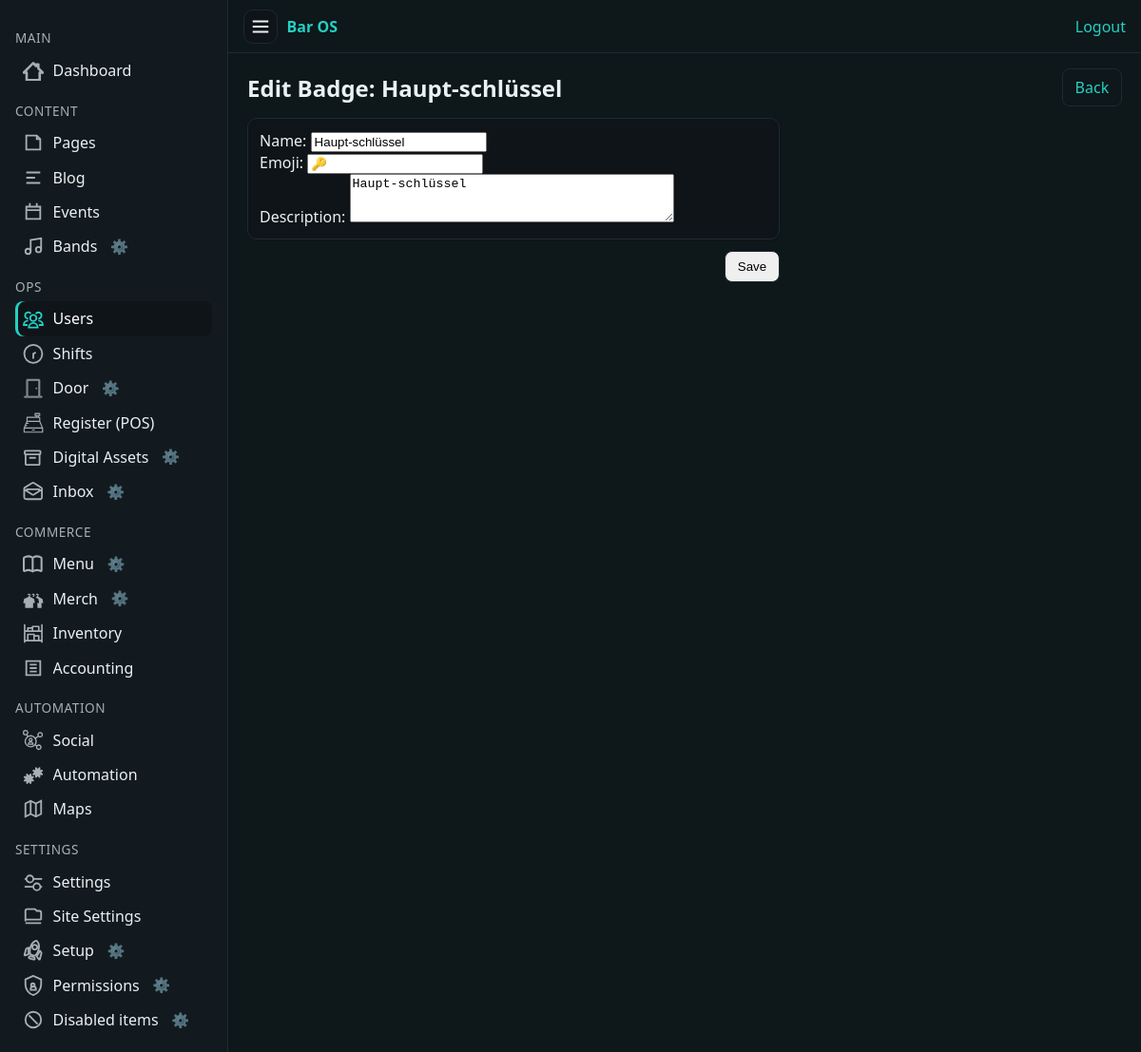
Screenshot of /cms/users/badges/1/edit/ (signed in) with the database file from the repository.
### app/users/models.py (models this page shows, shortened)
class BadgeDefinition(models.Model):
    name = models.CharField(max_length=100, unique=True)
    emoji = models.CharField(max_length=8, blank=True, help_text=_("Optional short emoji label (e.g. '🍺')"))
    description = models.CharField(max_length=255, blank=True)
    class Meta:
        ordering = ["name"]

### app/users/views.py (the view)
# urls.py: path("badges/<int:pk>/edit/", views.badges_edit, name="badges_edit"),
@login_required
@user_passes_test(staff_or_super)
def badges_edit(request, pk):
    badge = get_object_or_404(BadgeDefinition, pk=pk)
    if request.method == "POST":
        form = BadgeDefinitionForm(request.POST, instance=badge)
        if form.is_valid():
            form.save()
            messages.success(request, "Badge updated.")
            return redirect("users:badges_list")
    else:
        form = BadgeDefinitionForm(instance=badge)
    return render(request, "users/badges_form.html", {"form": form, "title": f"Edit Badge: {badge.name}"})

### app/users/forms.py
class BadgeDefinitionForm(forms.ModelForm):
    class Meta:
        model = BadgeDefinition
        fields = ["name", "emoji", "description"]
        widgets = {
            "description": forms.Textarea(attrs={"rows": 3})
        }

### app/comms/services/audience.py (called while the page is built)
def user_membership_ids(user):
    badge_ids = set()
    try:
        profile = user.profile
        badge_ids = set(profile.badges.values_list("id", flat=True))
    except Exception:
        pass
    group_ids = set(user.groups.values_list("id", flat=True))
    return badge_ids, group_ids

def visible_threads_qs(user, base_qs=None):
    if base_qs is None:
        base_qs = MessageThread.objects.all()
    badge_ids, group_ids = user_membership_ids(user)
    cond = Q(audiences__user=user)
    if badge_ids:
        cond |= Q(audiences__badge_id__in=badge_ids)
    if group_ids:
        cond |= Q(audiences__group_id__in=group_ids)
    qs = base_qs.filter(cond).distinct()
    return qs

### app/core/context_processors.py (called while the page is built)
def sitecfg(request):
    return {"sitecfg": get_config()}

### app/core/encryption.py (called while the page is built)
    def from_db_value(self, value, expression, connection):  # noqa: D401
        if value in self.empty_values:
            return value
        try:
            return super().from_db_value(value, expression, connection)
        except Exception:  # pragma: no cover - best-effort guard
            return value

### app/core/site_config.py (called while the page is built)
def get_config():
    try:
        CONFIG_DIR.mkdir(parents=True, exist_ok=True)
        if not CONFIG_FILE.exists():
            CONFIG_FILE.write_text(json.dumps(DEFAULTS, indent=2), encoding="utf-8")
        data = json.loads(CONFIG_FILE.read_text(encoding="utf-8"))
        merged = DEFAULTS.copy()
        merged.update({k: v for k, v in data.items() if k in DEFAULTS})
        ff = merged["feature_flags"]
        ff.update(data.get("feature_flags", {}))
        merged["feature_flags"] = ff
        return merged
    except Exception:
        return DEFAULTS

### app/pages/models.py (called while the page is built)
    def get_absolute_url(self):
        from django.urls import reverse
        return reverse("public:page-detail", kwargs={"slug": self.slug})

### app/pages/navigation.py (called while the page is built)
def serialize_nav_entries(entries: Iterable[NavEntry]) -> List[dict]:
    serialized: List[dict] = []
    for entry in entries:
        serialized.append(
            {
                "title": entry.title,
                "slug": entry.slug,
                "url": entry.url,
                "pretty_slug": entry.pretty_slug,
                "pretty_url": entry.pretty_url,
            }
        )
    return serialized

### app/setup/templatetags/setup_tags.py (called while the page is built)
def _visibility_picker_url():
    return reverse("setup:visibility_picker")

### app/templates/users/badges_form.html (shortened to what this page needs)
{% extends "cms/base_cms.html" %}
{% block content %}
  <div style="display:flex;align-items:center;justify-content:space-between;gap:12px;">
    <h1 style="margin:0;">{{ title|default:"Badge" }}</h1>
    <a href="{% url 'users:badges_list' %}" class="btn btn-light">Back</a>
  </div>
  <form method="post" style="margin-top:12px;max-width:560px;">
    <div class="card" style="padding:12px;border-radius:10px;box-shadow:0 1px 2px rgba(0,0,0,.06);">
      <div class="mb-2">{{ form.name.label_tag }} {{ form.name }}</div>
      <div class="mb-2">{{ form.emoji.label_tag }} {{ form.emoji }}</div>
      <div class="mb-2">{{ form.description.label_tag }} {{ form.description }}</div>
    </div>
    <div style="margin-top:12px;display:flex;gap:.5rem;justify-content:flex-end;">
      <button class="btn btn-primary" type="submit">Save</button>
    </div>
  </form>
{% endblock %}

### app/templates/cms/nav.html (shortened to what this page needs)
<nav>
  <div class="section">Main</div>
  <a href="/cms/dashboard/">
    <span class="icon">
    </span>
    <span class="label">Dashboard</span>
  </a>
  <div class="section">Content</div>
  <a href="/cms/pages/">
    <span class="icon">
      <svg viewBox="0 0 24 24" fill="none" stroke="currentColor" stroke-width="2">
        <path d="M4 4h12l4 4v12H4z" />
        <path d="M16 4v4h4" />
      </svg>
    </span>
    <span class="label">Pages</span>
  </a>
  <a href="/cms/blog/">
    <span class="icon">
      <svg viewBox="0 0 24 24" fill="none" stroke="currentColor" stroke-width="2">
        <path d="M4 6h16M4 12h10M4 18h16" />
      </svg>
    </span>
    <span class="label">Blog</span>
  </a>
  <a href="/cms/events/">
    <span class="icon">
      <svg viewBox="0 0 24 24" fill="none" stroke="currentColor" stroke-width="2">
        <path d="M8 2v4M16 2v4M3 10h18M4 6h16v14H4z" />
      </svg>
    </span>
    <span class="label">Events</span>
  </a>
{% load setup_tags %}
<li class="nav-item nav-inline">
  {% if request.user|allow_for:"cms.nav.bands" %}
    <a href="{% url 'bands:index' %}">
      <span class="icon">
        <svg viewBox="0 0 24 24" fill="none" stroke="currentColor" stroke-width="2">
          <path d="M9 18V5l12-2v13" />
          <circle cx="6" cy="18" r="3" />
          <circle cx="18" cy="16" r="3" />
        </svg>
      </span>
      <span class="label">Bands</span>
    </a>
    {% visibility_cog_inline "cms.nav.bands" "Bands nav link" %}
  {% endif %}
</li>
  <div class="section">Ops</div>
  <a href="/cms/users/">
    <span class="icon">
    </span>
    <span class="label">Users</span>
  </a>
  <a href="/cms/shifts/">
    <span class="icon">
      <svg viewBox="0 0 24 24" fill="none" stroke="currentColor" stroke-width="2">
        <path class="st0" d="M12,18.1v-5.7l2.9-1.7 M22.3,12.4c0,5.7-4.6,10.3-10.3,10.3c-5.7,0-10.3-4.6-10.3-10.3C1.6,6.6,6.3,2,12,2
          C17.7,2,22.3,6.6,22.3,12.4z"/>
      </svg>
    </span>
    <span class="label">Shifts</span>
  </a>
  <li class="nav-item nav-inline">
    {% if request.user|allow_for:"cms.nav.door" %}
      <a href="/cms/door/">
        <span class="icon">
        </span>
        <span class="label">Door</span>
      </a>
      {% visibility_cog_inline "cms.nav.door" "Door nav link" %}
    {% endif %}
  </li>
  <a href="/cms/pos/">
    <span class="icon">
    </span>
    <span class="label">Register (POS)</span>
  </a>
  {% load setup_tags %}
  {% url 'assets:index' as assets_url %}
  <li class="nav-item nav-inline">
    {% if request.user|allow_for:"cms.nav.assets" %}
      <a href="{{ assets_url|default:'/cms/assets/' }}"
        class="{% if request.path|slice:':11' == '/cms/assets' %}active{% endif %}"
        title="Digital Assets"
        {% if request.path|slice:':11' == '/cms/assets' %}aria-current="page"{% endif %}>
        <span class="icon">
        </span>
        <span class="label">Digital Assets</span>
      </a>
      {% visibility_cog_inline "cms.nav.assets" "Digital Assets nav link" %}
    {% endif %}
  </li>
{% load setup_tags %}
{% url 'comms:inbox' as comms_url %}
{% load setup_tags %}
{% url 'comms:inbox' as comms_url %}
<li class="nav-item nav-inline">
  {% if request.user|allow_for:"cms.nav.comms" %}
    <a href="{{ comms_url|default:'/cms/inbox/' }}"
       class="nav-link-inbox {% if request.path|slice:':10' == '/cms/inbox' %}active{% endif %}"
       title="Inbox"
       {% if request.path|slice:':10' == '/cms/inbox' %}aria-current="page"{% endif %}>
      <span class="icon">
      </span>
      <span class="label">Inbox</span>
    </a>
    {% visibility_cog_inline "cms.nav.comms" "Inbox nav link" %}
  {% endif %}
</li>
  {% load setup_tags %}
  <div class="section">Commerce</div>
  <li class="nav-item nav-inline">
    {% if request.user|allow_for:"cms.nav.menu" %}
      <a href="{% url 'menu:manage' %}">
        <span class="icon">
        </span>
        <span class="label">Menu</span>
      </a>
      {% visibility_cog_inline "cms.nav.menu" "Menu nav link" %}
    {% endif %}
  </li>
  <li class="nav-item nav-inline">
    {% if request.user|allow_for:"cms.nav.merch" %}
      <a href="/cms/merch/">
        <span class="icon">
        </span>
        <span class="label">Merch</span>
      </a>
      {% visibility_cog_inline "cms.nav.merch" "Merch nav link" %}
    {% endif %}
  </li>
  <a href="/cms/inventory/">
    <span class="icon">
    </span>
    <span class="label">Inventory</span>
  </a>
  <a href="/cms/accounting/">
    <span class="icon">
      <svg viewBox="0 0 24 24" fill="none" stroke="currentColor" stroke-width="2">
        <path d="M4 4h16v16H4z" />
        <path d="M8 8h8M8 12h8M8 16h8" />
      </svg>
    </span>
    <span class="label">Accounting</span>
  </a>
  <div class="section">Automation</div>
  <a href="/cms/social/">
    <span class="icon">
    </span>
    <span class="label">Social</span>
  </a>
  <a href="/cms/automation/">
    <span class="icon">
    </span>
    <span class="label">Automation</span>
  </a>
  <a href="/cms/maps/">
    <span class="icon">
      <svg viewBox="0 0 24 24" fill="none" stroke="currentColor" stroke-width="2">
        <path d="M9 18l-6 3V6l6-3 6 3 6-3v15l-6 3z" />
        <path d="M9 3v15M15 6v15" />
      </svg>
    </span>
    <span class="label">Maps</span>
  </a>
  <div class="section">Settings</div>
  <a href="/cms/settings/">
    <span class="icon">
    </span>
    <span class="label">Settings</span>
  </a>
  <a href="/cms/settings/site/">
    <span class="icon">
      <svg viewBox="0 0 24 24" fill="none" stroke="currentColor" stroke-width="2">
        <path d="M21 16V8a2 2 0 0 0-2-2h-3l-2-2H5a2 2 0 0 0-2 2v12" />
        <path d="M3 16h18M3 20h18" />
      </svg>
    </span>
    <span class="label">Site Settings</span>
  </a>
{% load setup_tags %}
<li class="nav-item nav-inline">
  {% if request.user|allow_for:"cms.nav.setup" %}
    <a href="/cms/settings/setup/">
    <span class="icon">
    </span>
      <span class="label">Setup</span>
    </a>
    {% visibility_cog_inline "cms.nav.setup" "Setup nav link" %}
  {% endif %}
</li>
<li class="nav-item nav-inline">
  {% if request.user|allow_for:"cms.nav.permissions" %}
    <a href="{% url 'setup:visibility_list' %}">
      <span class="icon">
        <svg viewBox="0 0 24 24" fill="none" stroke="currentColor" stroke-width="2">
          <path d="M12 1L3 5v6c0 5.55 3.84 10.74 9 12 5.16-1.26 9-6.45 9-12V5l-9-4z" />
          <path d="M9.5 11.5c0-1.1.9-2 2-2s2 .9 2 2-.9 2-2 2-2-.9-2-2z" />
          <path d="M12 13c1.66 0 3 1.34 3 3v1H9v-1c0-1.66 1.34-3 3-3z" />
        </svg>
      </span>
      <span class="label">Permissions</span>
    </a>
    {% visibility_cog_inline "cms.nav.permissions" "Permissions nav link" %}
  {% endif %}
</li>
<li class="nav-item nav-inline">
  {% if request.user|allow_for:"cms.nav.disabled" %}
    <a href="{% url 'setup:visibility_disabled' %}">
      <span class="icon">
        <svg viewBox="0 0 24 24" fill="none" stroke="currentColor" stroke-width="2">
          <circle cx="12" cy="12" r="9" />
          <path d="M7 7l10 10" />
        </svg>
      </span>
      <span class="label">Disabled items</span>
    </a>
    {% visibility_cog_inline "cms.nav.disabled" "Disabled items nav link" %}
  {% endif %}
</li>

### app/static/cms/cms.css (style rules this page uses)
* { box-sizing: border-box; }
body.cms { margin: 0; background: var(--bg); color: var(--fg); font-family: system-ui, Segoe UI, Roboto, Inter, sans-serif; display: flex; min-height: 100vh; }
a { color: var(--accent); text-decoration: none; }
.cms-nav nav a { display: flex; align-items: center; gap: 0.6rem; padding: 0.45rem 0.5rem; border-radius: 8px; color: var(--fg); }
.cms-nav nav a.is-active { background: #0f1419; color: #fff; box-shadow: inset 3px 0 0 var(--accent); }
.cms-nav nav a.is-active .icon { color: var(--accent); }
.cms-nav .section { margin: 0.9rem 0 0.4rem; color: var(--muted); font-size: 0.85rem; text-transform: uppercase; letter-spacing: 0.04em; }
.cms-nav .icon { display: inline-flex; align-items: center; justify-content: center; width: 22px; height: 22px; flex: 0 0 22px; color: var(--muted); }
.cms-nav .label { white-space: nowrap; overflow: hidden; text-overflow: ellipsis; }
.card { background: #0f1419; border: 1px solid var(--line); border-radius: 12px; padding: 1rem; }
.btn { display: inline-block; padding: 0.5rem 0.8rem; border: 1px solid var(--line); border-radius: 8px; }
.cfg-cog { display: inline-block; margin-left: 0.35rem; opacity: 0.6; cursor: pointer; font-size: 0.95em; line-height: 1; user-select: none; }
.nav-inline { display: flex; align-items: center; gap: 0.35rem; position: relative; }
.nav-inline .cfg-cog { margin-left: 0; border: none !important; }
.cfg-cog { display: inline-block; opacity: 0.6; cursor: pointer; font-size: 0.95em; line-height: 1; user-select: none; }

### rows the page displays
BadgeDefinition: name "Haupt-schlüssel", emoji "🔑", description "Haupt-schlüssel"

### other values shown
{{ title|default:"Badge" }} "Edit Badge: Haupt-schlüssel"
